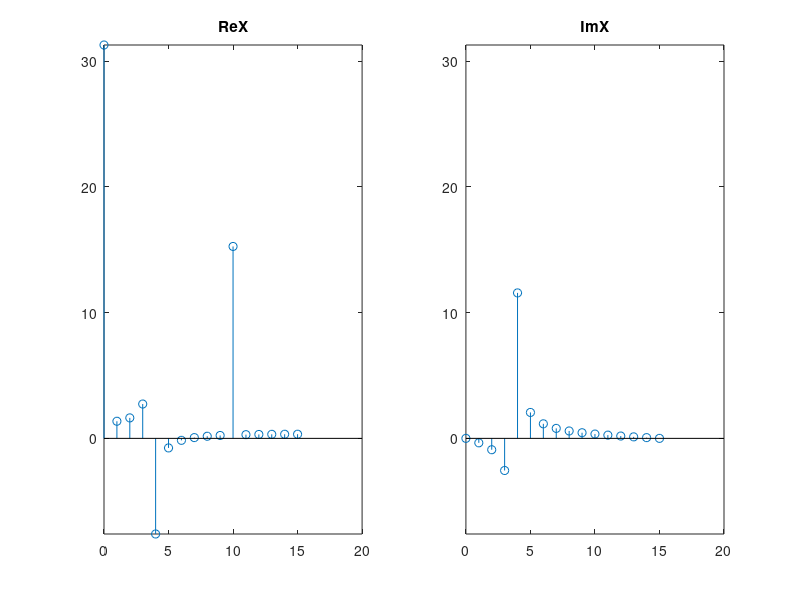
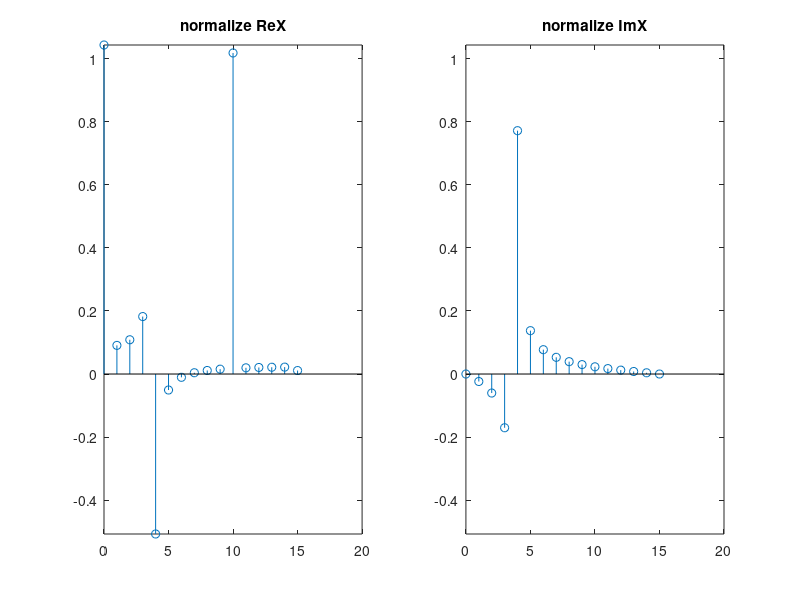
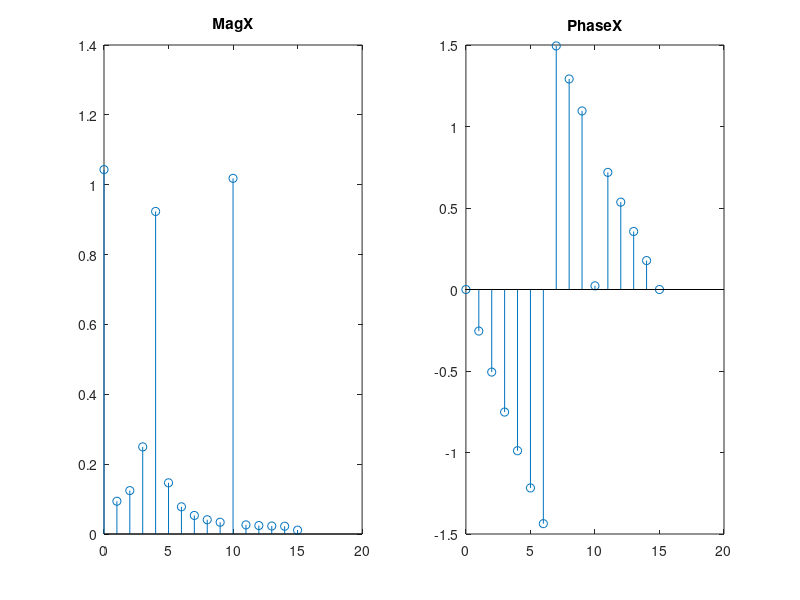
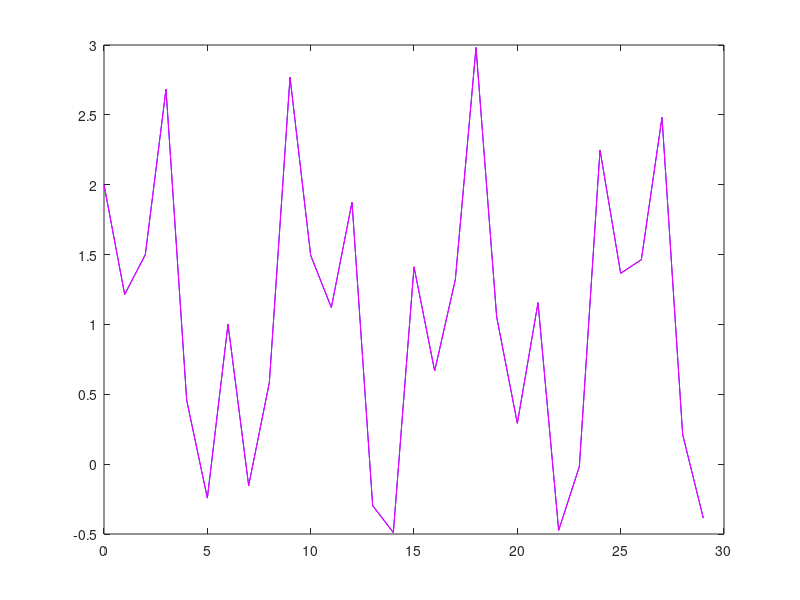

Recreate these plots in MATLAB, in order.
%DFT
%The input signal x[n] contains the signal being decomposed, while the two
%signals (ImX[n] & ReX[n]) contain the amplitudes of the component sine and
%cosine waves scaled
clear all 
close all

% N points   =>   N+2 signals
N = 30

%%Basis functions

% ck[i] = cos(2*pi*k*i/N)
% sk[i] = sin(2*pi*k*i/N)

% ck[i] & sk[i] are the cosine ans sine waves, each N point length
% i runs from 0 to N-1
%The parameter k determines the frequency of the wave, k takes values from
%0 to N/2

%The frequency parameter k is equal to the number of complete cycles that
%occur over the N points of the signal

%  c1[]  => one complete cycle in N points
%  c2[]  => two complete cycles in N points

i = 0:N-1

% t simulates "continous" time variable
t = linspace(0, i(end), 1000);


toPlot = N <= 16;

% Basis functions generator
% ReX[]  basis functions
matReXBasis = zeros(N/2+1, N);
for k = 0:N/2
    y  = cos(2*pi*k*i/N);
    yt = cos(2*pi*k*t/N);
    
    matReXBasis(k+1, :) = y;
    
    if toPlot
        figure
        plot(i, y, 'b', t, yt, 'm');
        ylim([-1 1])
    end
end

% ImX[] basis functions
matImXBasis = zeros(N/2+1, N);
for k = 0:N/2
    y  = sin(2*pi*k*i/N);
    yt = sin(2*pi*k*t/N);
    
    matImXBasis(k+1, :) = y;
    if toPlot
        figure 
        plot(i, y, 'b', t, yt, 'm');
        ylim([-1 1])
    end
end

%%Signal to transform
%% Sine wave
x = sin(2*pi*5*i/N + pi);

%% Cosine wave
x = cos(2*pi*10*i/N);

%% unit impulse
x = zeros(1, length(i)); x(1) = 1;

%% step
x = ones(1, length(i));

%% Mixed signal
x = 1 + sin(2*pi*3.8*i/N) + cos(2*pi*10*i/N);

%% Signal transformation
%Using dot product between x signal and basis functions the similarity
%between them can be measured
ReX = x*matReXBasis';
ImX = x*matImXBasis';

maxV = max(max(ReX), max(ImX));
minV = min(min(ReX), min(ImX));
k = 0:N/2;

figure 
subplot(1, 2, 1)
stem(k, ReX)
ylim([minV, maxV])
title('ReX');

subplot(1, 2, 2)
stem(k, ImX)
ylim([minV, maxV])
title('ImX');

%Normalizing values for ReX and ImX
normReX = (2/N)*ReX;
normImX = (2/N)*ImX;

%the spetial cases ReX[0] and Im[N/2] has to be normalized by (1/N)
normReX(1)   = normReX(1)/2;
normReX(N/2 + 1) = normReX(N/2 +1)/2;

maxV = max(max(normReX), max(normImX));
minV = min(min(normReX), min(normImX));
k = 0:N/2;

figure 
subplot(1, 2, 1)
stem(k, normReX)
ylim([minV, maxV])
title('normalize ReX');

subplot(1, 2, 2)
stem(k, normImX)
ylim([minV, maxV])
title('normalize ImX');

% Changing to frequency representation
MagX    = sqrt(normReX.^2 + normImX.^2);

limit = 1e-10;
filteredReX = normReX .* (abs(normReX) > limit);
filteredImX = normImX .* (abs(normImX) > limit);
for cont = 1:N/2+1
    if(~filteredReX(cont))
        if(normImX < 0)
            argument = -inf;
        else
            argument = inf;
        end
    else
        argument = filteredImX(cont)/filteredReX(cont);
    end
    PhaseX(cont)  = atan(argument);         %note: analize atan (arctan) properties
end

figure 
subplot(1, 2, 1)
stem(k, MagX)
title('MagX');

subplot(1, 2, 2)
stem(k, PhaseX)
title('PhaseX');

%% Returning to time domain

%normalize ReX[] and ImX are transposed and replicated in order to perforn
%elemnt weise multiplications by the basis functions, theen aummation is
%performed
cosContrib = sum(repmat(normReX', 1, N).*matReXBasis);
sinContrib = sum(repmat(normImX', 1, N).*matImXBasis);

xSynth = cosContrib + sinContrib;
figure
plot(i, x, 'b', i, xSynth, 'm');
